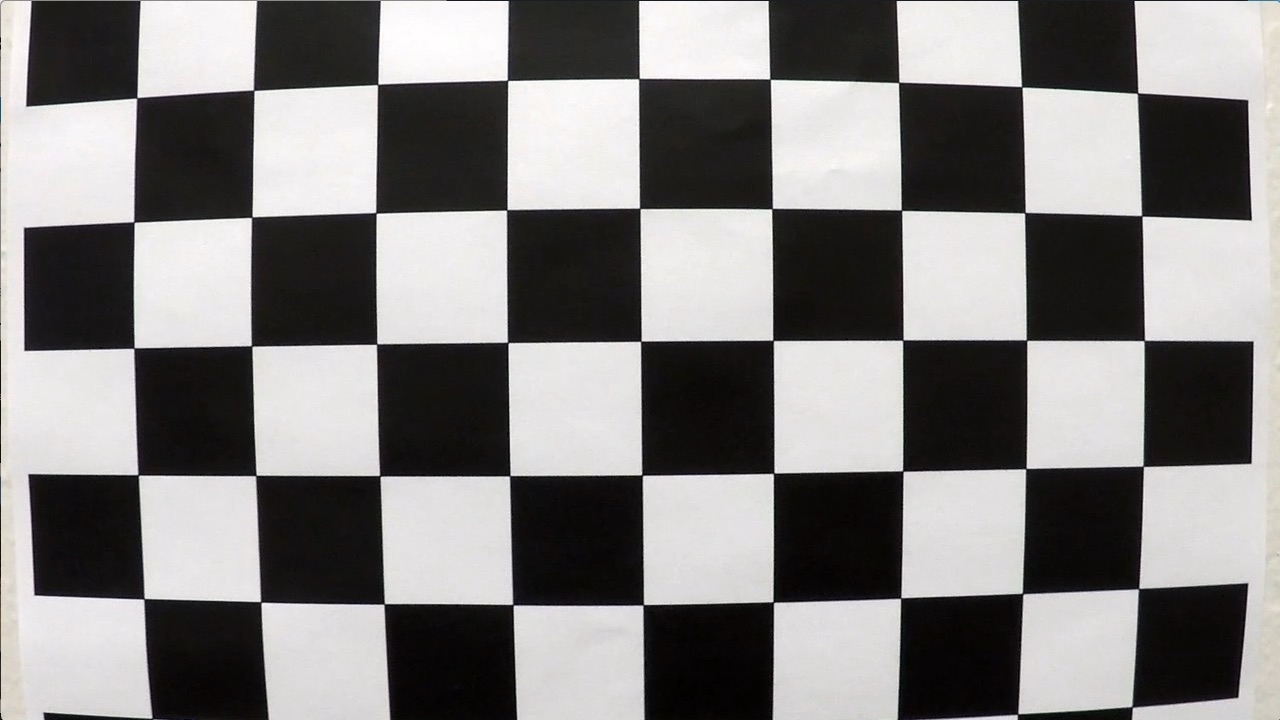
#> input picture camera_cal/calibration1.jpg, 1280 x 720 px
$ jupyter execute Welcome_to_Colaboratory.ipynb   (shell and % lines are left out)   (older library calls are emulated)
#> lines starting #> are read from the running program, lines starting #| are printed output that depends on the picture
### CameraCalibration.py
import numpy as np
import cv2
import glob
import matplotlib.image as mpimg
import matplotlib.pyplot as plt

class CameraCalibration():
    """ Class that calibrate camera using chessboard images.

    Attributes:
        mtx (np.array): Camera matrix
        dist (np.array): Distortion coefficients
    """
    def __init__(self, image_dir, nx, ny, debug=False):
        """ Init CameraCalibration.

        Parameters:
            image_dir (str): path to folder contains chessboard images
            nx (int): width of chessboard (number of squares)
            ny (int): height of chessboard (number of squares)
        """
        fnames = glob.glob("{}/*".format(image_dir))
        objpoints = []
        imgpoints = []

        # Coordinates of chessboard's corners in 3D
        objp = np.zeros((nx*ny, 3), np.float32)
        objp[:,:2] = np.mgrid[0:nx, 0:ny].T.reshape(-1, 2)

        # Go through all chessboard images
        for f in fnames:
            img = mpimg.imread(f)

            # Convert to grayscale image
            gray = cv2.cvtColor(img, cv2.COLOR_RGB2GRAY)

            # Find chessboard corners
            ret, corners = cv2.findChessboardCorners(img, (nx, ny))
            if ret:
                imgpoints.append(corners)
                objpoints.append(objp)

        shape = (img.shape[1], img.shape[0])
        ret, self.mtx, self.dist, _, _ = cv2.calibrateCamera(objpoints, imgpoints, shape, None, None)

        if not ret:
            raise Exception("Unable to calibrate camera")

    # [12 lines left out: function undistort, not called in this run]

### LaneLines.py
import cv2
import numpy as np
import matplotlib.image as mpimg

def hist(img):
    bottom_half = img[img.shape[0]//2:,:]
    return np.sum(bottom_half, axis=0)

class LaneLines:
    """ Class containing information about detected lane lines.

    Attributes:
        left_fit (np.array): Coefficients of a polynomial that fit left lane line
        right_fit (np.array): Coefficients of a polynomial that fit right lane line
        parameters (dict): Dictionary containing all parameters needed for the pipeline
        debug (boolean): Flag for debug/normal mode
    """
    def __init__(self):
        """Init Lanelines.

        Parameters:
            left_fit (np.array): Coefficients of polynomial that fit left lane
            right_fit (np.array): Coefficients of polynomial that fit right lane
            binary (np.array): binary image
        """
        self.left_fit = None
        self.right_fit = None
        self.binary = None
        self.nonzero = None
        self.nonzerox = None
        self.nonzeroy = None
        self.clear_visibility = True
        self.dir = []
        self.left_curve_img = mpimg.imread('left_turn.png')
        self.right_curve_img = mpimg.imread('right_turn.png')
        self.keep_straight_img = mpimg.imread('straight.png')
        self.left_curve_img = cv2.normalize(src=self.left_curve_img, dst=None, alpha=0, beta=255, norm_type=cv2.NORM_MINMAX, dtype=cv2.CV_8U)
        self.right_curve_img = cv2.normalize(src=self.right_curve_img, dst=None, alpha=0, beta=255, norm_type=cv2.NORM_MINMAX, dtype=cv2.CV_8U)
        self.keep_straight_img = cv2.normalize(src=self.keep_straight_img, dst=None, alpha=0, beta=255, norm_type=cv2.NORM_MINMAX, dtype=cv2.CV_8U)

        # HYPERPARAMETERS
        # Number of sliding windows
        self.nwindows = 9
        # Width of the the windows +/- margin
        self.margin = 100
        # Mininum number of pixels found to recenter window
        self.minpix = 50

    # [228 lines left out: functions forward, pixels_in_window, extract_features, find_lane_pixels, fit_poly, plot and 1 more, not called in this run]

### Thresholding.py
import cv2
import numpy as np

# [7 lines left out: function threshold_rel, not called in this run]

def threshold_abs(img, lo, hi):
    return np.uint8((img >= lo) & (img <= hi)) * 255

class Thresholding:
    """ This class is for extracting relevant pixels in an image.
    """
    def __init__(self):
        """ Init Thresholding."""
        pass

    # [26 lines left out: function forward, not called in this run]

### PerspectiveTransformation.py
import cv2
import numpy as np

class PerspectiveTransformation:
    """ This a class for transforming image between front view and top view

    Attributes:
        src (np.array): Coordinates of 4 source points
        dst (np.array): Coordinates of 4 destination points
        M (np.array): Matrix to transform image from front view to top view
        M_inv (np.array): Matrix to transform image from top view to front view
    """
    def __init__(self):
        """Init PerspectiveTransformation."""
        self.src = np.float32([(550, 460),     # top-left
                               (150, 720),     # bottom-left
                               (1200, 720),    # bottom-right
                               (770, 460)])    # top-right
        self.dst = np.float32([(100, 0),
                               (100, 720),
                               (1100, 720),
                               (1100, 0)])
        self.M = cv2.getPerspectiveTransform(self.src, self.dst)
        self.M_inv = cv2.getPerspectiveTransform(self.dst, self.src)

    # [25 lines left out: functions forward, backward, not called in this run]

### Welcome_to_Colaboratory.ipynb
<a href="https://colab.research.google.com/github/nsaimeghana/lanelinedetection/blob/main/Welcome_to_Colaboratory.ipynb" target="_parent"></a>

<div class="markdown-google-sans">
  <h1>Welcome to Colab!</h1>
</div>

If you're already familiar with Colab, check out this video to learn about interactive tables, the executed code history view and the command palette.

<center>
  <a href="https://www.youtube.com/watch?v=rNgswRZ2C1Y" target="_blank">

  </a>
</center>

<div class="markdown-google-sans">
  <h2>What is Colab?</h2>
</div>

Colab, or ‘Colaboratory’, allows you to write and execute Python in your browser, with
- Zero configuration required
- Access to GPUs free of charge
- Easy sharing

Whether you're a <strong>student</strong>, a <strong>data scientist</strong> or an <strong>AI researcher</strong>, Colab can make your work easier. Watch <a href="https://www.youtube.com/watch?v=inN8seMm7UI">Introduction to Colab</a> to find out more, or just get started below!

<div class="markdown-google-sans">

## <strong>Getting started</strong>
</div>

The document that you are reading is not a static web page, but an interactive environment called a <strong>Colab notebook</strong> that lets you write and execute code.

For example, here is a <strong>code cell</strong> with a short Python script that computes a value, stores it in a variable and prints the result:

[cell 1]
seconds_in_a_day = 24 * 60 * 60
seconds_in_a_day

To execute the code in the above cell, select it with a click and then either press the play button to the left of the code, or use the keyboard shortcut 'Command/Ctrl+Enter'. To edit the code, just click the cell and start editing.

Variables that you define in one cell can later be used in other cells:

[cell 2]
seconds_in_a_week = 7 * seconds_in_a_day
seconds_in_a_week

Colab notebooks allow you to combine <strong>executable code</strong> and <strong>rich text</strong> in a single document, along with <strong>images</strong>, <strong>HTML</strong>, <strong>LaTeX</strong> and more. When you create your own Colab notebooks, they are stored in your Google Drive account. You can easily share your Colab notebooks with co-workers or friends, allowing them to comment on your notebooks or even edit them. To find out more, see <a href="/notebooks/basic_features_overview.ipynb">Overview of Colab</a>. To create a new Colab notebook you can use the File menu above, or use the following link: <a href="http://colab.research.google.com#create=true">Create a new Colab notebook</a>.

Colab notebooks are Jupyter notebooks that are hosted by Colab. To find out more about the Jupyter project, see <a href="https://www.jupyter.org">jupyter.org</a>.

<div class="markdown-google-sans">

## Data science
</div>

With Colab you can harness the full power of popular Python libraries to analyse and visualise data. The code cell below uses <strong>numpy</strong> to generate some random data, and uses <strong>matplotlib</strong> to visualise it. To edit the code, just click the cell and start editing.

[cell 3]
import numpy as np
from matplotlib import pyplot as plt

ys = 200 + np.random.randn(100)
x = [x for x in range(len(ys))]

plt.plot(x, ys, '-')
plt.fill_between(x, ys, 195, where=(ys > 195), facecolor='g', alpha=0.6)

plt.title("Sample Visualization")
plt.show()
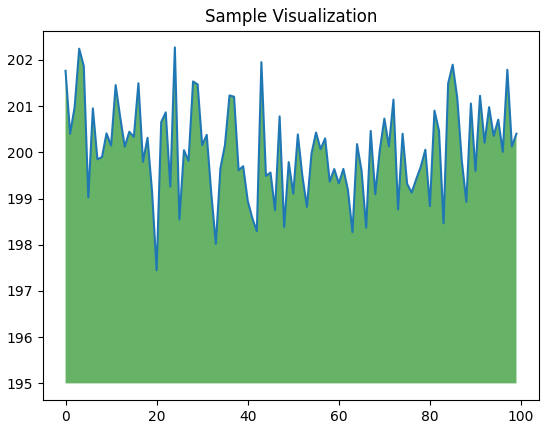
#> figure drawn by matplotlib, 1 panel; curve peaks at x = 24, y = 202.3

You can import your own data into Colab notebooks from your Google Drive account, including from spreadsheets, as well as from GitHub and many other sources. To find out more about importing data, and how Colab can be used for data science, see the links below under <a href="#working-with-data">Working with data</a>.

<div class="markdown-google-sans">

## Machine learning
</div>

With Colab you can import an image dataset, train an image classifier on it, and evaluate the model, all in just <a href="https://colab.research.google.com/github/tensorflow/docs/blob/master/site/en/tutorials/quickstart/beginner.ipynb">a few lines of code</a>. Colab notebooks execute code on Google's cloud servers, meaning you can leverage the power of Google hardware, including <a href="#using-accelerated-hardware">GPUs and TPUs</a>, regardless of the power of your machine. All you need is a browser.

Colab is used extensively in the machine learning community with applications including:
- Getting started with TensorFlow
- Developing and training neural networks
- Experimenting with TPUs
- Disseminating AI research
- Creating tutorials

To see sample Colab notebooks that demonstrate machine learning applications, see the <a href="#machine-learning-examples">machine learning examples</a> below.

<div class="markdown-google-sans">

## More resources

### Working with notebooks in Colab

</div>

- [Overview of Colaboratory](/notebooks/basic_features_overview.ipynb)
- [Guide to markdown](/notebooks/markdown_guide.ipynb)
- [Importing libraries and installing dependencies](/notebooks/snippets/importing_libraries.ipynb)
- [Saving and loading notebooks in GitHub](https://colab.research.google.com/github/googlecolab/colabtools/blob/main/notebooks/colab-github-demo.ipynb)
- [Interactive forms](/notebooks/forms.ipynb)
- [Interactive widgets](/notebooks/widgets.ipynb)
- </img>

<div class="markdown-google-sans">

<a name="working-with-data"></a>
### Working with data
</div>

- [Loading data: Drive, Sheets and Google Cloud Storage](/notebooks/io.ipynb)
- [Charts: visualising data](/notebooks/charts.ipynb)
- [Getting started with BigQuery](/notebooks/bigquery.ipynb)

<div class="markdown-google-sans">

### Machine learning crash course

<div>

These are a few of the notebooks from Google's online machine learning course. See the <a href="https://developers.google.com/machine-learning/crash-course/">full course website</a> for more.
- [Intro to Pandas DataFrame](https://colab.research.google.com/github/google/eng-edu/blob/main/ml/cc/exercises/pandas_dataframe_ultraquick_tutorial.ipynb)
- [Linear regression with tf.keras using synthetic data](https://colab.research.google.com/github/google/eng-edu/blob/main/ml/cc/exercises/linear_regression_with_synthetic_data.ipynb)

<div class="markdown-google-sans">

<a name="using-accelerated-hardware"></a>
### Using accelerated hardware
</div>

- [TensorFlow with GPUs](/notebooks/gpu.ipynb)
- [TensorFlow with TPUs](/notebooks/tpu.ipynb)

<div class="markdown-google-sans">

<a name="machine-learning-examples"></a>

### Featured examples

</div>

- <a href="https://colab.research.google.com/github/NVIDIA/NeMo/blob/stable/tutorials/VoiceSwapSample.ipynb">NeMo voice swap</a>: Use Nvidia NeMo conversational AI toolkit to swap a voice in an audio fragment with a computer-generated one.

- <a href="https://tensorflow.org/hub/tutorials/tf2_image_retraining">Retraining an Image Classifier</a>: Build a Keras model on top of a pre-trained image classifier to distinguish flowers.
- <a href="https://tensorflow.org/hub/tutorials/tf2_text_classification">Text Classification</a>: Classify IMDB film reviews as either <em>positive</em> or <em>negative</em>.
- <a href="https://tensorflow.org/hub/tutorials/tf2_arbitrary_image_stylization">Style Transfer</a>: Use deep learning to transfer style between images.
- <a href="https://tensorflow.org/hub/tutorials/retrieval_with_tf_hub_universal_encoder_qa">Multilingual Universal Sentence Encoder Q&amp;A</a>: Use a machine-learning model to answer questions from the SQuAD dataset.
- <a href="https://tensorflow.org/hub/tutorials/tweening_conv3d">Video Interpolation</a>: Predict what happened in a video between the first and the last frame.

[cell 4]
%cd lanelinedetection/

[cell 5]
import numpy as np
import matplotlib.image as mpimg
import cv2
from docopt import docopt
from IPython.display import HTML, Video
from moviepy.editor import VideoFileClip
from CameraCalibration import CameraCalibration
from Thresholding import *
from PerspectiveTransformation import *
from LaneLines import *

class FindLaneLines:
    """ This class is for parameter tunning.

    Attributes:
        ...
    """
    def __init__(self):
        """ Init Application"""
        self.calibration = CameraCalibration('camera_cal', 9, 6)
#> in __init__, img is the input picture: shape (720, 1280, 3); mean R, G, B 130.1, 128.4, 127.8
#> in __init__, `ret, corners = cv2.findChessboardCorners(img, (nx, ny))`: ret = False; corners = None
#> in __init__, `ret, self.mtx, self.dist, _, _ = cv2.calibrateCamera(objpoints, imgpoi..`: ret = 0.52; self.mtx = [[1072.5, 0, 657.6], [0, 1084.5, 284], [0, 0, 1]]; self.dist = [[-0.361, 1.03, 0.0145, 0.0027, -1.87]]
        self.thresholding = Thresholding()
        self.transform = PerspectiveTransformation()
        self.lanelines = LaneLines()
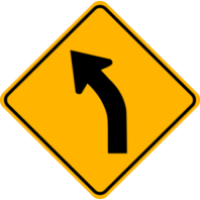
#> input picture left_turn.png, 200 x 200 px
#> in __init__, self.left_curve_img is the input picture: shape (200, 200, 4) float32; mean R, G, B, A 0.451, 0.319, 0.00182, 0.536
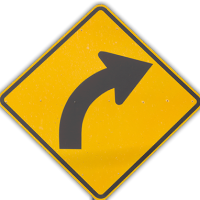
#> input picture right_turn.png, 200 x 200 px
#> in __init__, self.right_curve_img is the input picture: shape (200, 200, 4) float32; mean R, G, B, A 0.424, 0.327, 0.0492, 0.549
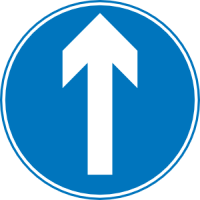
#> input picture straight.png, 200 x 200 px
#> in __init__, self.keep_straight_img is the input picture: shape (200, 200, 4) float32; mean R, G, B, A 0.188, 0.467, 0.639, 0.784

    def forward(self, img):
        out_img = np.copy(img)
        img = self.calibration.undistort(img)
        img = self.transform.forward(img)
        img = self.thresholding.forward(img)
        img = self.lanelines.forward(img)
        img = self.transform.backward(img)

        out_img = cv2.addWeighted(out_img, 1, img, 0.6, 0)
        out_img = self.lanelines.plot(out_img)
        return out_img

    def process_image(self, input_path, output_path):
        img = mpimg.imread(input_path)
        out_img = self.forward(img)
        mpimg.imsave(output_path, out_img)

    def process_video(self, input_path, output_path):
        clip = VideoFileClip(input_path)
        out_clip = clip.fl_image(self.forward)
        out_clip.write_videofile(output_path, audio=False)

def main():
    findLaneLines = FindLaneLines()
    findLaneLines.process_video("challenge_video.mp4","output.mp4")


if __name__ == "__main__":
    main()
#> (the call stopped at in process_video, `clip = VideoFileClip(input_path)`: moviepy is not available in this run)
